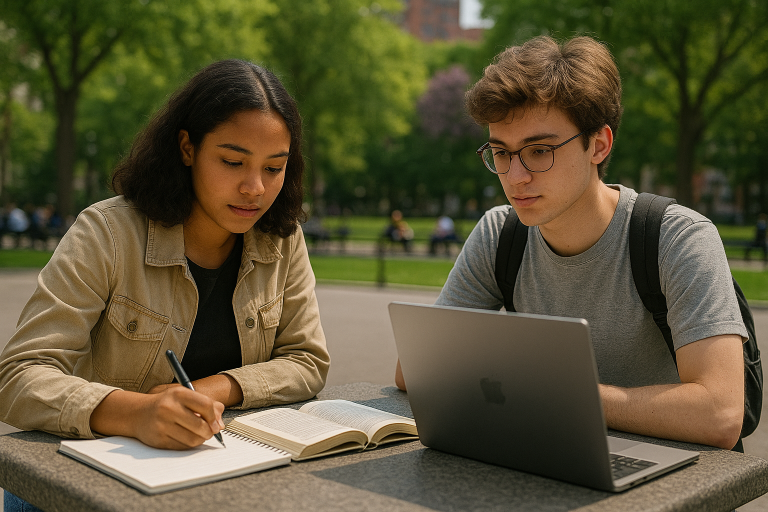
#> input picture src/topic_5_image_pdf_processing/students_park.png, 1536 x 1024 px (shown at 1/2 size)
$ jupyter execute --allow-errors topic_5_image_pdf_libraries.ipynb
#> lines starting #> are read from the running program, lines starting #| are printed output that depends on the picture
# 🖼️ Video 5 – Image Processing & PDF Automation

This Jupyter Notebook mirrors the **26-slide outline** for Topic 5 and adds **practical code examples**.

- Image examples use the file `students_park.png`.
- PDF examples use the file `1776_fancy_with_seal.pdf`.

Run cells step by step as you follow the corresponding "slides" in your presentation.

## ✨ 1. Title Slide – Image Processing & PDF Automation

- Today’s topics overview
- Libraries used: Pillow (PIL), PyPDF2, pdfplumber, PyMuPDF
- Real-world automation examples

[cell 1]
# Quick sanity check for environment
import sys, os, platform, datetime, pathlib
now = datetime.datetime.now()
cwd = pathlib.Path.cwd()
venv = os.environ.get('VIRTUAL_ENV')
conda_env = os.environ.get('CONDA_DEFAULT_ENV') or os.environ.get('CONDA_PREFIX')
if venv:
    env_name = pathlib.Path(venv).name
    env_type = 'venv'
elif conda_env:
    env_name = pathlib.Path(conda_env).name if os.path.sep in str(conda_env) else str(conda_env)
    env_type = 'conda'
else:
    env_name = 'system'
    env_type = 'system'
info = {
    'run_at': now.isoformat(),
    'python_version': sys.version.split()[0],
    'python_impl': platform.python_implementation(),
    'executable': sys.executable,
    'platform': platform.platform(),
    'cwd': str(cwd),
    'env_type': env_type,
    'env_name': env_name,
}
for k, v in info.items():
    print(f"{k}: {v}")

## 🧭 2. Why Automate Image Processing?

- Standardizing images for reports and archives
- Reducing file sizes for web or email
- Preparing thumbnails for websites
- Improving digital collection workflows

[cell 2]
print('Automation benefits: standardize, reduce size, thumbnails')

## 🖼️ PART I — IMAGE PROCESSING WITH PILLOW

- From setup to bulk processing

## 🧩 3. Installing Pillow

- `pip install Pillow`
- Supports major image formats
- Simple API for opening and editing images

[cell 3]
# Pillow install check
try:
    import PIL
    from PIL import Image
    print('Pillow installed:', PIL.__version__)
except ImportError:
    print('Pillow not installed. Run: pip install Pillow')

## 🖼️ 4. Image Basics — Loading & Saving

- `Image.open("students_park.png")`
- Save with `.save()`
- Image modes: RGB, RGBA, L (grayscale)

[cell 4]
from PIL import Image
from pathlib import Path
p = Path('students_park.png')
img = Image.open(p)
#> img is the input picture: PIL image 1536x1024 RGB; mean R, G, B 90.8, 83.2, 53.9
print('Mode:', img.mode, 'Size:', img.size)
#| Mode: RGB Size: (1536, 1024)

## 📏 5. Resizing Images

- `.resize((width, height))`
- `.thumbnail()` preserves aspect ratio
- Useful for ML preprocessing or website thumbnails

[cell 5]
from PIL import Image
img2 = Image.open('students_park.png')
resized = img2.resize((640, 360))
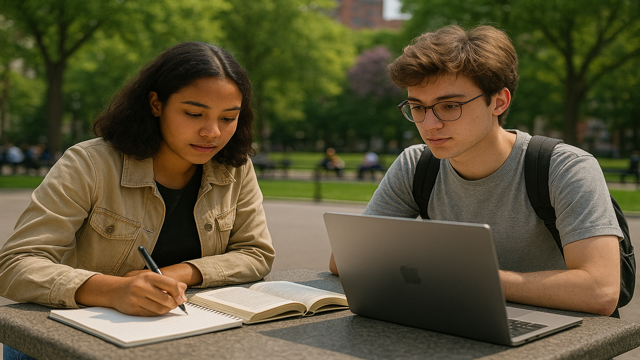
#> resized: PIL image 640x360 RGB; mean R, G, B 90.8, 83.2, 53.9
resized.size
#> Out = (640, 360)

## ✂️ 6. Cropping Images

- Crop boxes: `(left, top, right, bottom)`
- Extract region of interest
- Automating repetitive cropping tasks

[cell 6]
# Cropping example placeholder
from PIL import Image
_img_crop = Image.open('students_park.png')
w,h=_img_crop.size
#> w = 1536; h = 1024
box=(int(w*0.1),int(h*0.1),int(w*0.9),int(h*0.9))
#> box = (153, 102, 1382, 921)
preview_crop=_img_crop.crop(box)
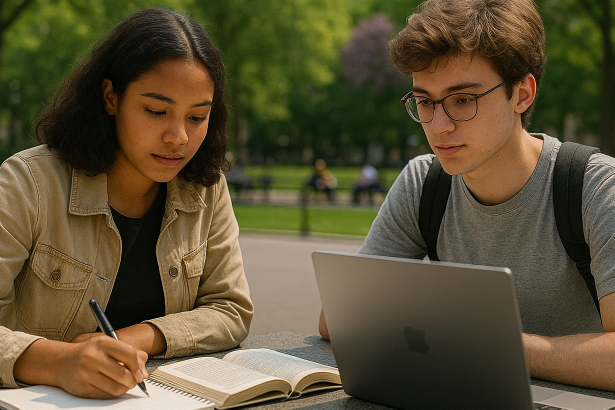
#> preview_crop: PIL image 1229x819 RGB (shown at 1/2 size); mean R, G, B 91, 79.9, 52.1
preview_crop.size
#> Out = (1229, 819)

## 🔄 7. Rotating & Flipping Images

- `.rotate()` for rotation
- `.transpose()` for flips
- Fixing incorrectly scanned or rotated photos

[cell 7]
# Rotation & flip quick demo
from PIL import Image, ImageOps
_img_rot = Image.open('students_park.png')
_rot90=_img_rot.rotate(90, expand=True)
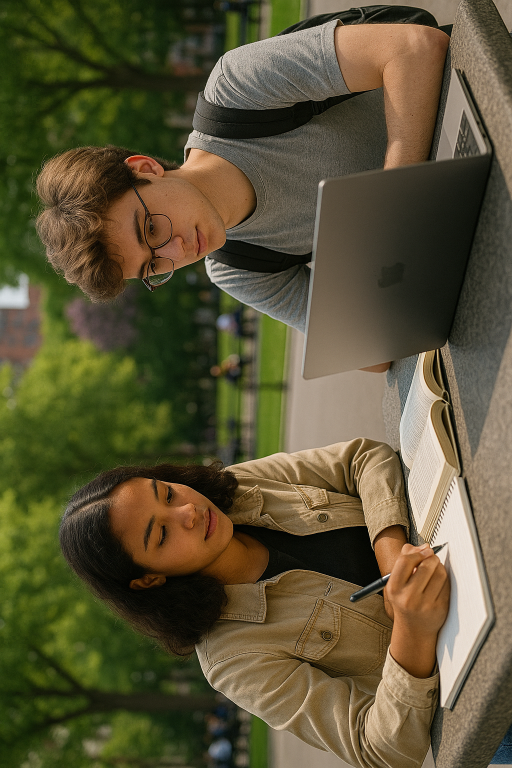
#> _rot90: PIL image 1024x1536 RGB (shown at 1/2 size); mean R, G, B 90.8, 83.2, 53.9
_mirror=ImageOps.mirror(_img_rot)
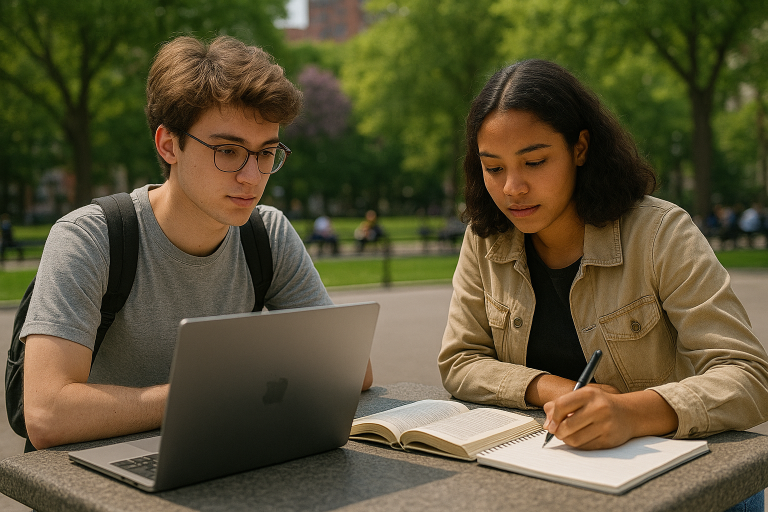
#> _mirror: PIL image 1536x1024 RGB (shown at 1/2 size); mean R, G, B 90.8, 83.2, 53.9
_rot90.size,_mirror.size
#> Out = ((1024, 1536), (1536, 1024))

## 🔁 8. Converting Image Formats

- Convert JPG ↔ PNG ↔ TIFF
- Importance of compression
- TIFF often used in archival work

[cell 8]
# Format conversion support list
from PIL import Image
print('Available formats:', sorted(Image.registered_extensions().keys())[:8], '...')

## 📂 9. Bulk Image Processing

- Loop through folders
- Pattern: load → process → save
- Create consistent naming conventions

[cell 9]
# Bulk processing skeleton
from pathlib import Path
from PIL import Image
def bulk_resize(src='.', pattern='*.png', size=(256,256)):
    for p in Path(src).glob(pattern):
        img=Image.open(p)
        img.thumbnail(size)
        out=p.with_name(p.stem + '_thumb.jpg')
        img.save(out)
        print('Saved', out)
print('Define bulk_resize(src, pattern, size) ready to use')

## 🏷️ 10. Image Metadata Basics

- EXIF stores camera and timestamp info
- Metadata may be lost when editing
- Some formats (e.g. PNG) do not use EXIF

[cell 10]
# Image metadata quick check
from PIL import Image
_meta_img = Image.open('students_park.png')
print('Format:', _meta_img.format, 'Mode:', _meta_img.mode)
#| Format: PNG Mode: RGB

## 📝 11. Reading & Writing EXIF

- `.getexif()` to inspect metadata
- Common fields: orientation, datetime
- Correct rotated smartphone photos

[cell 11]
# EXIF sample read (may be empty)
from PIL import Image
_exif_img = Image.open('students_park.png')
exif = _exif_img.getexif()
print('EXIF tags found:', len(exif))
#| EXIF tags found: 0

## 🖨️ 12. Converting PDF Pages → Images

- Use PyMuPDF (recommended)
- Useful for generating page thumbnails
- DPI settings affect quality

#> (a cell that did not finish here is left out)

## 📄 13. Converting Images → PDF

- Combine scanned documents into one file
- Pillow: `save_all=True`
- Choose compression/DPI depending on use case

[cell 13]
# Images to PDF placeholder
from PIL import Image
def images_to_pdf(img_files, out_pdf='combined.pdf'):
#> called with out_pdf = 'combined.pdf'
    imgs=[Image.open(f).convert('RGB') for f in img_files]
#> imgs = 1 item
    if imgs:
        first, rest = imgs[0], imgs[1:]
#> rest = []
        first.save(out_pdf, save_all=True, append_images=rest)
        print('Saved', out_pdf)
images_to_pdf(['students_park.png'])

## 📚 PART II — PDF AUTOMATION

- From structure to splitting, merging, and extraction

[cell 14]
# Section: PART II start
print('Starting PART II: PDF Automation')

## 🧩 14. How PDFs Work Internally

- Structured but not plain text
- Pages contain multiple object types
- Extraction is often imperfect

[cell 15]
# Internal PDF object count sample
import PyPDF2, pathlib
pdf_file=pathlib.Path('1776_fancy_with_seal.pdf')
if pdf_file.exists():
    reader=PyPDF2.PdfReader(str(pdf_file))
    first=reader.pages[0]
    print('Num pages:', len(reader.pages), '| Page 1 contents keys:', list(first.keys())[:5])
else:
    print('PDF file missing.')

## 📦 15. Installing PDF Libraries

- `pip install PyPDF2 pdfplumber pymupdf`
- PyPDF2 for page operations
- pdfplumber for text/table extraction
- PyMuPDF for page images and advanced tasks

[cell 16]
# PDF libraries import test
try:
    import PyPDF2, pdfplumber
    print('PyPDF2/pdfplumber imported')
except ImportError as e:
    print('Missing libs:', e)

## 📘 16. Reading a PDF

- Load file and count pages
- Extract simple text
- Understand extraction limitations

[cell 17]
# Read PDF basic info placeholder
import pathlib, PyPDF2
pdf_p=pathlib.Path('1776_fancy_with_seal.pdf')
if pdf_p.exists():
    r=PyPDF2.PdfReader(str(pdf_p))
    print('Pages:', len(r.pages))
else:
    print('PDF not found')

## 🧵 17. Extracting Text from Pages

- Page-by-page processing
- Irregular line breaks
- Difference between “logical” vs. “visual” layout

[cell 18]
# Extract first page text snippet
import pdfplumber, pathlib
pdf_p=pathlib.Path('1776_fancy_with_seal.pdf')
if pdf_p.exists():
    with pdfplumber.open(str(pdf_p)) as pdf:
        t=pdf.pages[0].extract_text() or ''
        print(t[:120].replace('\n',' '),'...')
else:
    print('PDF not found for text extraction')

## 📊 18. Table Extraction with pdfplumber

- Detecting tables
- Export to CSV or DataFrame
- Use cases: financial reports, statistics

[cell 19]
# Table extraction stub
import pdfplumber, pathlib
pdf_p=pathlib.Path('1776_fancy_with_seal.pdf')
if pdf_p.exists():
    with pdfplumber.open(str(pdf_p)) as pdf:
        page=pdf.pages[0]
        tables=page.extract_tables() or []
        print('Tables found on page 1:', len(tables))
else:
    print('PDF not found for table extraction')

## ✂️ 19. Splitting PDFs

- Extract specific pages or ranges
- Reduce document size
- Useful in administration workflows

[cell 20]
# Split PDF stub
import PyPDF2, pathlib
pdf_p=pathlib.Path('1776_fancy_with_seal.pdf')
if pdf_p.exists():
    r=PyPDF2.PdfReader(str(pdf_p))
    print('Ready to split', len(r.pages), 'pages')
else:
    print('PDF not found for splitting')

## ➕ 20. Merging PDFs

- Combine multiple PDFs
- Order matters
- Creating a single consolidated report

[cell 21]
# Merge PDFs stub
print('Use PyPDF2.PdfWriter() and add_page() for merging')

## 🔃 21. Rotating PDF Pages

- Fix upside-down scans
- Rotate at page level
- Save as a new PDF

[cell 22]
# Rotate PDF pages stub
print('Use page.rotate(angle) before adding to writer')

## 💧 22. Adding Watermarks / Stamps

- Overlay text or images
- Common for internal classification
- Branding and security use cases

[cell 23]
# Watermark stub
print('Create watermark PDF then merge_page(wm_page) for each page')

## 🔐 23. Protecting PDFs (Passwords)

- Basic encryption with PyPDF2
- Limitations of password protection
- Useful for confidential distribution

[cell 24]
# Encryption stub
print('Use writer.encrypt(password) before writer.write()')

## 🔄 24. End-to-End Automation Workflow

- Images → cleaned + resized → PDF
- PDF → structured data (tables/text) → CSV
- Generate thumbnails for navigation
- Typical digitization pipeline in libraries

[cell 25]
# End-to-end workflow pseudo steps
steps=['Load images','Resize/crop','Assemble PDF','Extract text/tables','Generate thumbnails']
for s in steps:
    print('-', s)

## 🎓 25. Skills Learned Today

- Basic image manipulation (resize, crop, rotate)
- Converting images and PDFs
- Reading/writing EXIF metadata
- Extracting text & tables from PDFs
- Splitting, merging, rotating, watermarking PDFs

[cell 26]
# Skills recap print
skills=['Resize','Crop','Rotate','Format convert','EXIF','PDF read','Split/Merge','Rotate pages','Watermark','Encrypt']
print('Skills covered:', ', '.join(skills))

## 🧪 26. Exercises

- Resize a folder of images into 256×256 thumbnails
- Crop a specific region from 10 images
- Convert a folder of JPG files into a single PDF
- Extract all text from a PDF report
- Split a PDF into individual page files
- (Optional) Extract a table into CSV using pdfplumber

[cell 27]
# Exercises encouragement
print('Try each exercise; automate & iterate!')

### 🔧 Setup for Image Examples

Install and import Pillow. In many environments it is already installed; if not, run the `pip` line.

[cell 28]
#!pip install Pillow

from PIL import Image, ImageOps
from pathlib import Path

img_path = Path('students_park.png')  # ensure this file is in the same folder as the notebook
img = Image.open(img_path)
img

### 📏 Example: Resizing and Thumbnail Creation

We create a smaller copy and a thumbnail while preserving aspect ratio.

[cell 29]
small = img.resize((640, 360))
small.save('students_park_640x360.jpg')

thumb = img.copy()
thumb.thumbnail((256, 256))
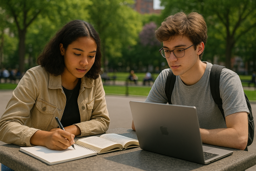
#> thumb: PIL image 256x171 RGB; mean R, G, B 90.7, 83.1, 53.8
thumb.save('students_park_thumb_256.jpg')

small, thumb

### ✂️ Example: Cropping a Region of Interest

Here we crop the central part of the image to focus on the students.

[cell 30]
w, h = img.size
left = w * 0.25
#> left = 384
upper = h * 0.2
right = w * 0.75
lower = h * 0.9

crop = img.crop((left, upper, right, lower))
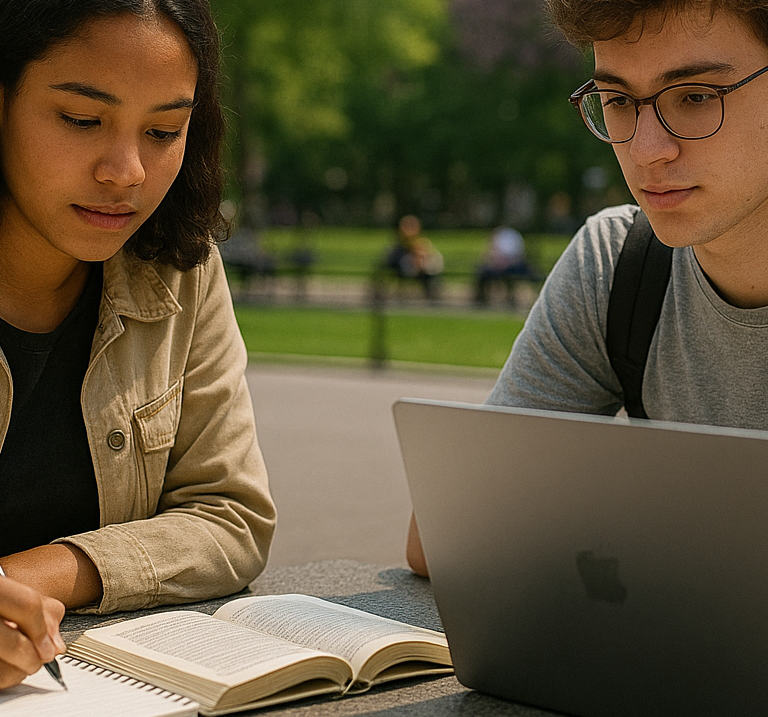
#> crop: PIL image 768x717 RGB; mean R, G, B 96, 83.4, 57.6
crop.save('students_park_cropped.jpg')
crop

### 🔄 Example: Rotating & Flipping

Rotate by 90 degrees and create a mirror image.

[cell 31]
rotated = img.rotate(90, expand=True)
flipped = ImageOps.mirror(img)
rotated.save('students_park_rotated_90.jpg')
flipped.save('students_park_flipped.jpg')
rotated, flipped

### 🔁 Example: Converting to Different Formats

Save the same image as PNG and TIFF for different workflows.

[cell 32]
img.save('students_park_converted.png')
img.save('students_park_converted.tiff')
print('Saved PNG and TIFF versions.')

### 🏷️ Example: Inspecting EXIF Metadata

Not all images contain EXIF, but this is how you would inspect it.

[cell 33]
exif = img.getexif()
print(f'EXIF entries: {len(exif)}')
#| EXIF entries: 0
for tag_id, value in list(exif.items())[:10]:
    print(tag_id, value)
#> this loop made 0 passes
